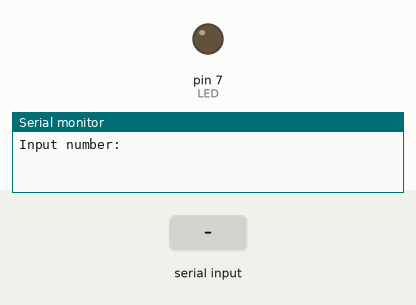
Simulated run of this sketch. Board: Arduino Uno, built with avr-gcc and run on an emulated ATmega328P. On the bench: output pins drawn as LEDs (lit = HIGH), the last lines printed to the serial monitor. The test bench sets the inputs (shaded band).

Above: at 1.2 s.
1.3 s: "90,45\n" received over Serial
At 4.3 s:
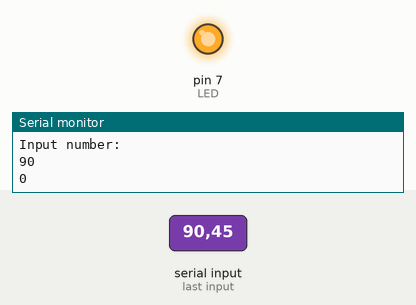
Timing chart, 0 to 9.6 s (numbered marks = the images above; inputs shaded):
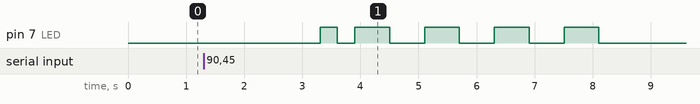

The sketch:

____.ino
```cpp
const int LED = 7;
void setup() {
  Serial.begin(9600);
  Serial.println("Input number: ");
  pinMode(LED, OUTPUT);
}

int mos[10][5]{/*몇번째 행인지 열인지 알려줌*/
/*1*/{300, 600, 600, 600, 600},
/*2*/{300, 300, 600, 600, 600},
/*3*/{300, 300, 300, 600, 600},
/*4*/{300, 300, 300, 300, 600},
/*5*/{300, 300, 300, 300, 300},
/*6*/{600, 300, 300, 300, 300},
/*7*/{600, 600, 300, 300, 300},
/*8*/{600, 600, 600, 300, 300},
/*9*/{600, 600, 600, 600, 300},
/*0*/{600, 600, 600, 600, 600},
};

void loop() {
int input = 0;
int dummy = 0;

  if (Serial.available() > 0) {
    input = Serial.parseInt();
    dummy = Serial.parseInt();
    Serial.println(input);
      for(int k = 0; k<5; k++){
        digitalWrite(7, 1);
        delay(mos[input][k]);
        digitalWrite(7, 0);
        delay(mos[input][k]);
    }
  }
}
```

Measured:
- after the input at 1.3 s, pin 7 (LED): goes HIGH 0.30 s, LOW 0.30 s, 3 × (HIGH 0.60 s, LOW 0.60 s), HIGH 0.60 s, then LOW, starting after 2.0 s
